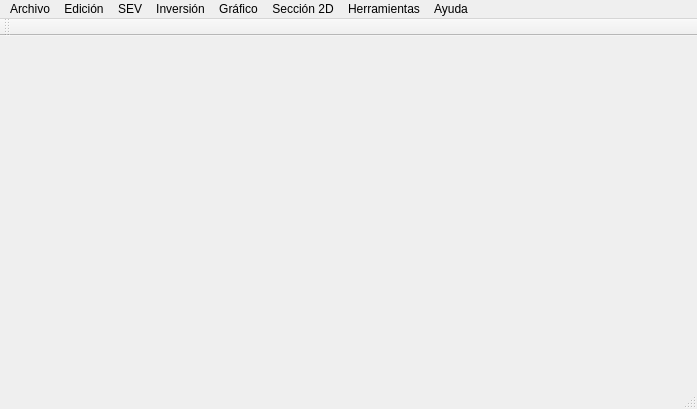
<?xml version="1.0" encoding="UTF-8"?>
<ui version="4.0">
 <class>MainWindow</class>
 <widget class="QMainWindow" name="MainWindow">
  <property name="geometry">
   <rect>
    <x>0</x>
    <y>0</y>
    <width>697</width>
    <height>409</height>
   </rect>
  </property>
  <property name="windowTitle">
   <string>QVES</string>
  </property>
  <widget class="QWidget" name="centralWidget">
   <property name="sizePolicy">
    <sizepolicy hsizetype="MinimumExpanding" vsizetype="MinimumExpanding">
     <horstretch>0</horstretch>
     <verstretch>0</verstretch>
    </sizepolicy>
   </property>
   <layout class="QVBoxLayout" name="verticalLayout"/>
  </widget>
  <widget class="QMenuBar" name="menuBar">
   <property name="geometry">
    <rect>
     <x>0</x>
     <y>0</y>
     <width>697</width>
     <height>20</height>
    </rect>
   </property>
   <widget class="QMenu" name="menuFile">
    <property name="title">
     <string>Archivo</string>
    </property>
    <addaction name="actionNewProject"/>
    <addaction name="actionOpen"/>
    <addaction name="actionRecentProjects"/>
    <addaction name="separator"/>
    <addaction name="actionSave"/>
    <addaction name="actionSaveAs"/>
    <addaction name="separator"/>
    <addaction name="actionImport"/>
    <addaction name="actionExport"/>
    <addaction name="separator"/>
    <addaction name="actionQuit"/>
   </widget>
   <widget class="QMenu" name="menuEdit">
    <property name="title">
     <string>Edición</string>
    </property>
    <addaction name="actionUndo"/>
    <addaction name="actionRedo"/>
    <addaction name="separator"/>
    <addaction name="actionCopy"/>
    <addaction name="actionPaste"/>
   </widget>
   <widget class="QMenu" name="menuVES">
    <property name="title">
     <string>SEV</string>
    </property>
    <widget class="QMenu" name="menuNewVES">
     <property name="title">
      <string>SEV nuevo</string>
     </property>
     <addaction name="actionEmptyVES"/>
     <addaction name="actionVESFromExcel"/>
     <addaction name="actionVESFromAresVES"/>
     <addaction name="actionVESFromAnotherProject"/>
    </widget>
    <addaction name="menuNewVES"/>
    <addaction name="actionDeleteVES"/>
    <addaction name="actionVESProperties"/>
   </widget>
   <widget class="QMenu" name="menuInversion">
    <property name="title">
     <string>Inversión</string>
    </property>
    <addaction name="actionV_F_S_A"/>
    <addaction name="separator"/>
    <addaction name="actionZohdy"/>
    <addaction name="actionMergeBeds"/>
    <addaction name="separator"/>
    <addaction name="actionEmptyModel"/>
    <addaction name="separator"/>
    <addaction name="actionInversionOptions"/>
   </widget>
   <widget class="QMenu" name="menuGraphicChart">
    <property name="title">
     <string>Gráfico</string>
    </property>
    <widget class="QMenu" name="menuSelectModels">
     <property name="title">
      <string>Seleccionar modelos</string>
     </property>
     <addaction name="actionShowCurrentModel"/>
     <addaction name="actionShowSeveralModels"/>
    </widget>
    <addaction name="actionChartOptions"/>
    <addaction name="separator"/>
    <addaction name="actionShowFieldData"/>
    <addaction name="actionShowSplices"/>
    <addaction name="actionShowCalculatedData"/>
    <addaction name="actionShowModels"/>
    <addaction name="menuSelectModels"/>
    <addaction name="separator"/>
    <addaction name="actionExportChart"/>
   </widget>
   <widget class="QMenu" name="menu2DSections">
    <property name="title">
     <string>Sección 2D</string>
    </property>
    <addaction name="actionNewSection"/>
    <addaction name="actionShowSection"/>
    <addaction name="separator"/>
    <addaction name="actionAdminSections"/>
   </widget>
   <widget class="QMenu" name="menuTools">
    <property name="title">
     <string>Herramientas</string>
    </property>
    <addaction name="actionGeneralOptions"/>
   </widget>
   <widget class="QMenu" name="menuHelp">
    <property name="title">
     <string>Ayuda</string>
    </property>
    <addaction name="actionUserManual"/>
    <addaction name="actionAboutQVES"/>
   </widget>
   <addaction name="menuFile"/>
   <addaction name="menuEdit"/>
   <addaction name="menuVES"/>
   <addaction name="menuInversion"/>
   <addaction name="menuGraphicChart"/>
   <addaction name="menu2DSections"/>
   <addaction name="menuTools"/>
   <addaction name="menuHelp"/>
  </widget>
  <widget class="QToolBar" name="mainToolBar">
   <attribute name="toolBarArea">
    <enum>TopToolBarArea</enum>
   </attribute>
   <attribute name="toolBarBreak">
    <bool>false</bool>
   </attribute>
  </widget>
  <widget class="QStatusBar" name="statusBar"/>
  <action name="actionNewProject">
   <property name="text">
    <string>Proyecto nuevo...</string>
   </property>
   <property name="toolTip">
    <string>Crea un proyecto nuevo donde se pueden cargar los SEVs.</string>
   </property>
  </action>
  <action name="actionOpen">
   <property name="text">
    <string>Abrir proyecto...</string>
   </property>
   <property name="toolTip">
    <string>Carga un proyecto al programa.</string>
   </property>
  </action>
  <action name="actionRecentProjects">
   <property name="text">
    <string>Proyectos recientes</string>
   </property>
   <property name="toolTip">
    <string>Proyectos abiertos recientemente,.</string>
   </property>
  </action>
  <action name="actionSave">
   <property name="text">
    <string>Guardar</string>
   </property>
   <property name="toolTip">
    <string>Guardar.</string>
   </property>
  </action>
  <action name="actionSaveAs">
   <property name="text">
    <string>Guardar como...</string>
   </property>
   <property name="toolTip">
    <string>Guardar como un archivo nuevo.</string>
   </property>
  </action>
  <action name="actionImport">
   <property name="text">
    <string>Importar...</string>
   </property>
   <property name="toolTip">
    <string>Importar proyectos de otros formatos ajenos a QVES.</string>
   </property>
  </action>
  <action name="actionExport">
   <property name="text">
    <string>Exportar...</string>
   </property>
   <property name="toolTip">
    <string>Exportar el proyecto a diferentes formatos.</string>
   </property>
  </action>
  <action name="actionQuit">
   <property name="text">
    <string>Salir</string>
   </property>
   <property name="toolTip">
    <string>Salir.</string>
   </property>
  </action>
  <action name="actionUndo">
   <property name="text">
    <string>Deshacer</string>
   </property>
   <property name="toolTip">
    <string>Deshacer.</string>
   </property>
  </action>
  <action name="actionRedo">
   <property name="text">
    <string>Rehacer</string>
   </property>
   <property name="toolTip">
    <string>Rehacer.</string>
   </property>
  </action>
  <action name="actionCopy">
   <property name="text">
    <string>Copiar</string>
   </property>
   <property name="toolTip">
    <string>Copiar.</string>
   </property>
  </action>
  <action name="actionPaste">
   <property name="text">
    <string>Pegar</string>
   </property>
   <property name="toolTip">
    <string>Pegar.</string>
   </property>
  </action>
  <action name="actionEmptyVES">
   <property name="text">
    <string>SEV vacío</string>
   </property>
   <property name="toolTip">
    <string>Genera un SEV en blanco que debe llenar manualmente.</string>
   </property>
  </action>
  <action name="actionVESFromExcel">
   <property name="text">
    <string>Desde archivo Excel</string>
   </property>
   <property name="toolTip">
    <string>Crea un SEV nuevo desde un archivo Excel.</string>
   </property>
  </action>
  <action name="actionVESFromAresVES">
   <property name="text">
    <string>Desde archivo Ares II VES</string>
   </property>
   <property name="toolTip">
    <string>Crea un SEV nuevo desde archivo Ares II VES.</string>
   </property>
  </action>
  <action name="actionVESFromAnotherProject">
   <property name="text">
    <string>Desde otro proyecto</string>
   </property>
   <property name="toolTip">
    <string>Carga un SEV existente en otro proyecto.</string>
   </property>
  </action>
  <action name="actionDeleteVES">
   <property name="text">
    <string>Eliminar</string>
   </property>
   <property name="toolTip">
    <string>Elimina el SEV seleccionado.</string>
   </property>
  </action>
  <action name="actionVESProperties">
   <property name="text">
    <string>Propiedades</string>
   </property>
   <property name="toolTip">
    <string>Propiedades del SEV seleccionado.</string>
   </property>
  </action>
  <action name="actionV_F_S_A">
   <property name="text">
    <string>V.F.S.A.</string>
   </property>
   <property name="toolTip">
    <string>Algoritmo de inversión &quot;Very Fast Simulated Annealing&quot;.</string>
   </property>
  </action>
  <action name="actionZohdy">
   <property name="text">
    <string>Zohdy</string>
   </property>
   <property name="toolTip">
    <string>Algoritmo de inversión Zohdy.</string>
   </property>
  </action>
  <action name="actionMergeBeds">
   <property name="text">
    <string>Agrupar capas</string>
   </property>
   <property name="toolTip">
    <string>Agrupa las capas seleccionadas por el algoritmo de Dar Zarrouk.</string>
   </property>
  </action>
  <action name="actionEmptyModel">
   <property name="text">
    <string>Modelo vacío</string>
   </property>
   <property name="toolTip">
    <string>Crea un modelo en blanco que debe completar manualmente.</string>
   </property>
  </action>
  <action name="actionInversionOptions">
   <property name="text">
    <string>Opciones...</string>
   </property>
   <property name="toolTip">
    <string>Opciones de la inversión de datos.</string>
   </property>
  </action>
  <action name="actionChartOptions">
   <property name="checkable">
    <bool>false</bool>
   </property>
   <property name="checked">
    <bool>false</bool>
   </property>
   <property name="text">
    <string>Opciones...</string>
   </property>
   <property name="toolTip">
    <string>Opciones del gráfico.</string>
   </property>
  </action>
  <action name="actionShowFieldData">
   <property name="checkable">
    <bool>true</bool>
   </property>
   <property name="checked">
    <bool>true</bool>
   </property>
   <property name="text">
    <string>Mostrar datos de campo</string>
   </property>
   <property name="toolTip">
    <string>Mostrar/ocultar datos de campo.</string>
   </property>
  </action>
  <action name="actionShowSplices">
   <property name="checkable">
    <bool>true</bool>
   </property>
   <property name="checked">
    <bool>true</bool>
   </property>
   <property name="text">
    <string>Mostrar datos empalmados</string>
   </property>
   <property name="toolTip">
    <string>Mostrar/ocultar datos empalmados.</string>
   </property>
  </action>
  <action name="actionShowCalculatedData">
   <property name="checkable">
    <bool>true</bool>
   </property>
   <property name="checked">
    <bool>true</bool>
   </property>
   <property name="text">
    <string>Mostrar datos calculados</string>
   </property>
   <property name="toolTip">
    <string>Mostrar/ocultar datos calculados.</string>
   </property>
  </action>
  <action name="actionShowModels">
   <property name="checkable">
    <bool>true</bool>
   </property>
   <property name="checked">
    <bool>true</bool>
   </property>
   <property name="text">
    <string>Mostrar modelos</string>
   </property>
   <property name="toolTip">
    <string>Mostrar/ocultar modelos.</string>
   </property>
  </action>
  <action name="actionShowCurrentModel">
   <property name="checkable">
    <bool>true</bool>
   </property>
   <property name="text">
    <string>El seleccionado</string>
   </property>
   <property name="toolTip">
    <string>Muestra en el gráfico solamente el seleccionado.</string>
   </property>
  </action>
  <action name="actionShowSeveralModels">
   <property name="checkable">
    <bool>true</bool>
   </property>
   <property name="text">
    <string>Varios modelos</string>
   </property>
   <property name="toolTip">
    <string>Muestra en el gráfico varios modelos a la vez.</string>
   </property>
  </action>
  <action name="actionExportChart">
   <property name="text">
    <string>Exportar gráfico</string>
   </property>
   <property name="toolTip">
    <string>Exportar gráfico.</string>
   </property>
  </action>
  <action name="actionNewSection">
   <property name="text">
    <string>Nueva sección</string>
   </property>
   <property name="toolTip">
    <string>Crea una nueva sección a partir de dos o más SEVs.</string>
   </property>
  </action>
  <action name="actionShowSection">
   <property name="text">
    <string>Ver sección</string>
   </property>
   <property name="toolTip">
    <string>Abre la sección en una ventana independiente.</string>
   </property>
  </action>
  <action name="actionAdminSections">
   <property name="text">
    <string>Administrar secciones...</string>
   </property>
   <property name="toolTip">
    <string>Administrar secciones.</string>
   </property>
  </action>
  <action name="actionGeneralOptions">
   <property name="text">
    <string>Opciones generales...</string>
   </property>
   <property name="toolTip">
    <string>Opciones generales de QVES.</string>
   </property>
  </action>
  <action name="actionUserManual">
   <property name="text">
    <string>Manual del usuario</string>
   </property>
   <property name="toolTip">
    <string>Manual del usuario.</string>
   </property>
  </action>
  <action name="actionAboutQVES">
   <property name="text">
    <string>Acerca de QVES</string>
   </property>
   <property name="toolTip">
    <string>Acerca de QVES.</string>
   </property>
  </action>
 </widget>
 <layoutdefault spacing="6" margin="11"/>
 <resources/>
 <connections/>
</ui>
